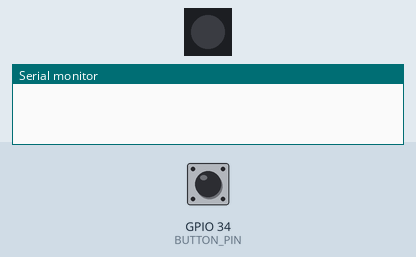
Recording of a sketch running on a simulated ESP32. Parts: 1 RGB LEDs in strip order, left to right, the last lines printed to the serial monitor. Inputs (shaded band) come from the test bench; at power-on: GPIO 34 (BUTTON_PIN) HIGH. Dim RGB values are drawn brighter than linear; random numbers use the default seed unless the sketch sets one; no radio packets arrive unless stated.

Above: at 1.2 s.
1.3 s: GPIO 34 (BUTTON_PIN) pulled LOW for 0.15 s
At 1.9 s:
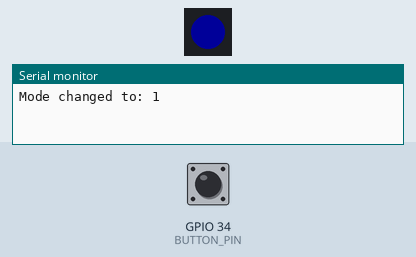
2.9 s: GPIO 34 (BUTTON_PIN) pulled LOW for 1 s
At 3.9 s:
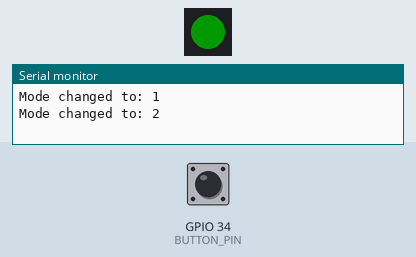
5.4 s: GPIO 34 (BUTTON_PIN) pulled LOW for 0.15 s
At 5.8 s:
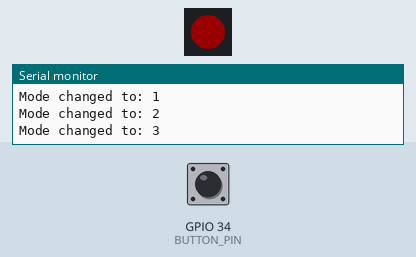
7.0 s: GPIO 34 (BUTTON_PIN) pulled LOW for 3.2 s
At 8.2 s:
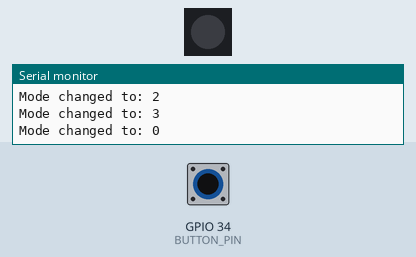
Timing chart, 0 to 10.0 s (numbered marks = the images above; inputs shaded):
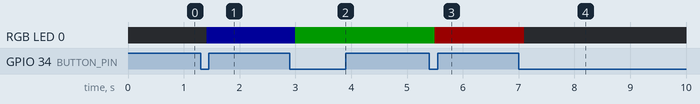

The sketch:

RF-Clown.ino
```cpp
#include "RF24.h"
#include <SPI.h>
#include <ezButton.h>
#include <Adafruit_NeoPixel.h>
#include "esp_bt.h"
#include "esp_wifi.h"

constexpr int BUTTON_PIN = 34;
constexpr int NEOPIXEL_PIN = 4;
constexpr int NUM_PIXELS = 1;
constexpr int SPI_SPEED = 16000000;

SPIClass *spiVSPI = nullptr;
SPIClass *spiHSPI = nullptr;
RF24 radioVSPI(15, 5, SPI_SPEED);
RF24 radioHSPI(22, 21, SPI_SPEED);

Adafruit_NeoPixel pixels(NUM_PIXELS, NEOPIXEL_PIN, NEO_GRB + NEO_KHZ800);

int bluetooth_channels[] = {32, 34, 46, 48, 50, 52, 0, 1, 2, 4, 6, 8, 22, 24, 26, 28, 30, 74, 76, 78, 80};
int ble_channels[] = {2, 26, 80};

int currentMode = 0;

ezButton modeButton(BUTTON_PIN);

void configureRadio(RF24 &radio, int channel, SPIClass *spi);
void handleModeChange();
void executeMode();
void updateNeoPixel();
void jamBLE();
void jamBluetooth();
void jamAll();

void setup() {
    Serial.begin(115200);

    esp_bt_controller_deinit();
    esp_wifi_stop();
    esp_wifi_deinit();
    esp_wifi_disconnect();

    modeButton.setDebounceTime(100);
    pixels.begin();
    pixels.clear();
    pixels.show();

    spiVSPI = new SPIClass(VSPI);
    spiVSPI->begin();
    configureRadio(radioVSPI, ble_channels[0], spiVSPI);

    spiHSPI = new SPIClass(HSPI);
    spiHSPI->begin();
    configureRadio(radioHSPI, bluetooth_channels[0], spiHSPI);
}

void configureRadio(RF24 &radio, int channel, SPIClass *spi) {
    if (radio.begin(spi)) {
        radio.setAutoAck(false);
        radio.stopListening();
        radio.setRetries(0, 0);
        radio.setPALevel(RF24_PA_MAX, true);
        radio.setDataRate(RF24_2MBPS);
        radio.setCRCLength(RF24_CRC_DISABLED);
        radio.startConstCarrier(RF24_PA_HIGH, channel);
    }
}

void loop() {

    modeButton.loop();
    if (modeButton.isPressed()) {
        handleModeChange();
    }
    executeMode();
}

void handleModeChange() {
    currentMode = (currentMode + 1) % 4;
    Serial.print("Mode changed to: ");
    Serial.println(currentMode);
    updateNeoPixel();
}

void updateNeoPixel() {
    switch (currentMode) {
        case 0:
            pixels.clear();
            pixels.show();
            break;
        case 1:
            pixels.setPixelColor(0, pixels.Color(0, 0, 25));
            pixels.show();
            break;
        case 2:
            pixels.setPixelColor(0, pixels.Color(0, 25, 0));
            pixels.show();
            break;
        case 3:
            pixels.setPixelColor(0, pixels.Color(25, 0, 0));
            pixels.show();
            break;
    }
}

void executeMode() {
    switch (currentMode) {
        case 0:
            //radioVSPI.powerDown();
            //radioHSPI.powerDown();
            delay(100);
            break;
        case 1:
            jamBLE();
            break;
        case 2:
            jamBluetooth();
            break;
        case 3:
            jamAll();
            break;
    }
}

void jamBLE() {
    int randomIndex = random(0, sizeof(ble_channels) / sizeof(ble_channels[0]));
    int channel = ble_channels[randomIndex];
    radioVSPI.setChannel(channel);
    radioHSPI.setChannel(channel);
}

void jamBluetooth() {
    int randomIndex = random(0, sizeof(bluetooth_channels) / sizeof(bluetooth_channels[0]));
    int channel = bluetooth_channels[randomIndex];
    radioVSPI.setChannel(channel);
    radioHSPI.setChannel(channel);
}

void jamAll() {
    if (random(0, 2)) {
        jamBluetooth();
    } else {
        jamBLE();
    }
    //delayMicroseconds(20);
}
```

Measured:
- after the input at 1.3 s, RGB LED 0: off → RGB(0, 0, 25) after 0.11 s
- after the input at 2.9 s, RGB LED 0: RGB(0, 0, 25) → RGB(0, 25, 0) after 0.10 s
- after the input at 5.4 s, RGB LED 0: RGB(0, 25, 0) → RGB(25, 0, 0) after 0.10 s
- after the input at 7.0 s, RGB LED 0: RGB(25, 0, 0) → off after 0.10 s
